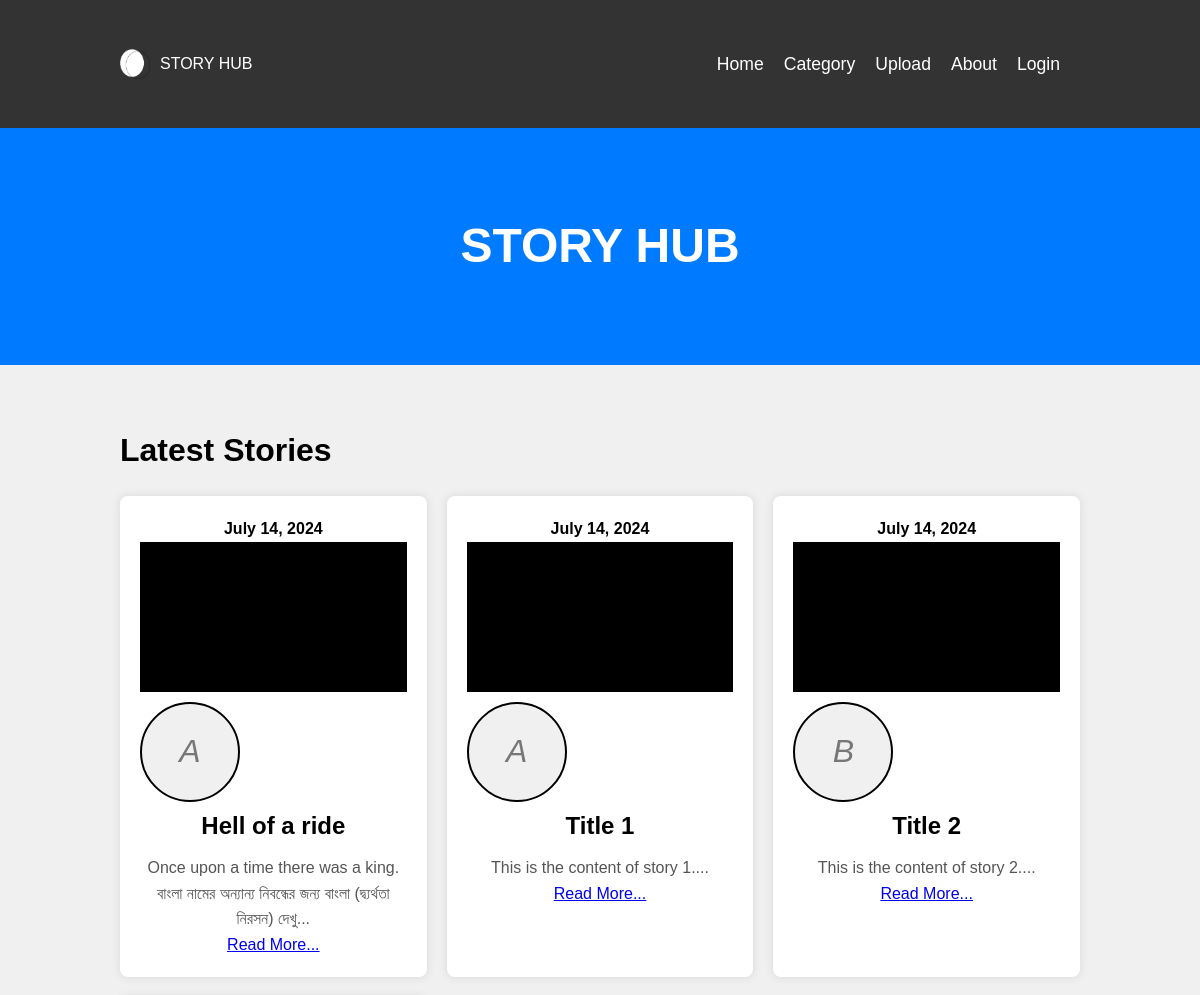
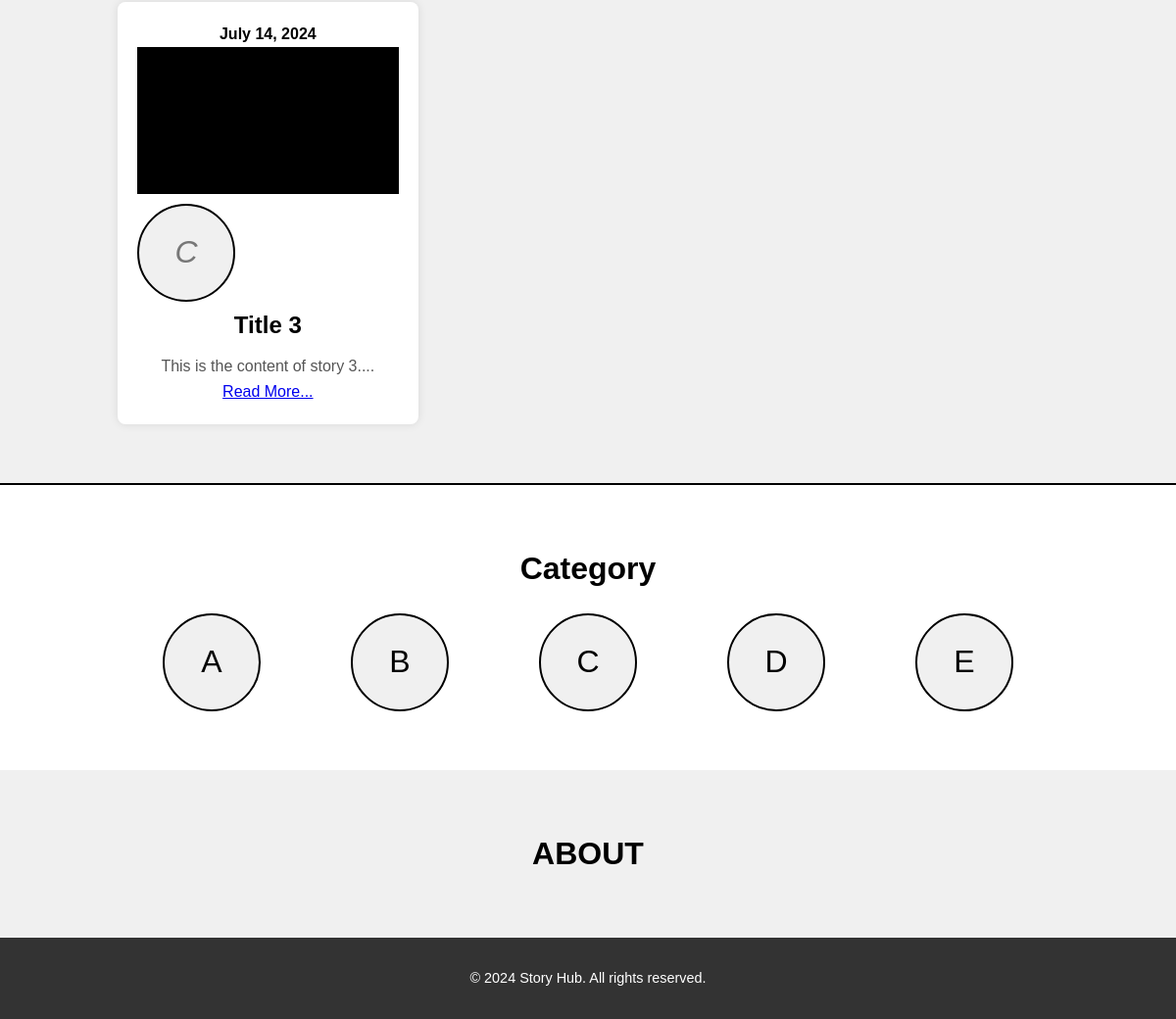
The page / on the database its author committed (2 pictures, top to bottom).
### tables this page shows
CREATE TABLE stories (
            id INTEGER PRIMARY KEY,
            title TEXT,
            category TEXT,
            image TEXT,
            content TEXT,
            date TEXT
        );

### app.py (the view)
@app.route('/')
def index():
    latest_stories = get_latest_stories()
    return render_template('index.html', stories=latest_stories)

### app.py (called while the page is built)
def get_db_connection():
    conn = sqlite3.connect(DATABASE)
    conn.row_factory = sqlite3.Row
    return conn

def get_latest_stories():
    conn = get_db_connection()
    stories = conn.execute('SELECT * FROM stories ORDER BY date DESC LIMIT 4').fetchall()
    conn.close()
    return stories

### templates/index.html (shortened to what this page needs)
<!DOCTYPE html>
<html lang="en">
<head>
    <link rel="stylesheet" href="{{ url_for('static', filename='css/styles.css') }}">
</head>
<body>
    <header>
        <div class="container">
            <div class="logo">
                <img src="{{ url_for('static', filename='photos/logo.png') }}" alt="Story Hub Logo">
                <span>STORY HUB</span>
            </div>
            <nav>
                <ul>
                    <li><a href="{{ url_for('index') }}">Home</a></li>
                    <li><a href="{{ url_for('category') }}">Category</a></li>
                    <li><a href="{{ url_for('upload') }}">Upload</a></li>
                    <li><a href="{{ url_for('about') }}">About</a></li>
                    <li><a href="{{ url_for('login') }}">Login</a></li>
                </ul>
            </nav>
        </div>
    </header>
    <main>
        <section class="hero">
            <div class="container">
                <h1>STORY HUB</h1>
            </div>
        </section>
        <section class="latest-stories">
            <div class="container">
                <h2>Latest Stories</h2>
                <div class="story-list">
                    {% for story in stories %}
                    <div class="story">
                        <h4>{{ story.date }}</h4>
                        <div class="story-image"></div>
                        <p class="category">{{ story.category }}</p>
                        <h3>{{ story.title }}</h3>
                        <p class="excerpt">{{ story.content[:100] }}...</p>
                        <a href="#">Read More...</a>
                    </div>
                    {% endfor %}
                </div>
            </div>
        </section>
        <section class="categories">
            <div class="container">
                <h2>Category</h2>
                <div class="category-list">
                    <div class="category">A</div>
                    <div class="category">B</div>
                    <div class="category">C</div>
                    <div class="category">D</div>
                    <div class="category">E</div>
                </div>
            </div>
        </section>
        <section class="about">
            <div class="container">
                <h2>ABOUT</h2>
            </div>
        </section>
    </main>
    <footer>
        <div class="container">
            <p>&copy; 2024 Story Hub. All rights reserved.</p>
        </div>
    </footer>
</body>
</html>

### static/css/styles.css (style rules this page uses)
* { margin: 0; padding: 0; box-sizing: border-box; }
body { font-family: Arial, sans-serif; line-height: 1.6; background-color: #f0f0f0; }
.container { width: 80%; margin: 0 auto; padding: 20px 0; }
header { background-color: #333; color: #fff; padding: 10px 0; }
header .container { display: flex; justify-content: space-between; align-items: center; }
.logo { display: flex; align-items: center; }
.logo img { width: 30px; height: 30px; margin-right: 10px; }
nav ul { list-style-type: none; display: flex; }
nav ul li { margin-right: 20px; }
nav ul li a { color: #fff; text-decoration: none; font-size: 1.1rem; }
.hero { background-color: #007BFF; color: #fff; padding: 60px 0; text-align: center; }
.hero h1 { font-size: 3rem; }
.latest-stories { padding: 40px 0; }
.latest-stories h2 { font-size: 2rem; margin-bottom: 20px; }
.story-list { display: grid; grid-template-columns: repeat(auto-fit, minmax(250px, 1fr)); grid-gap: 20px; }
.story { background-color: #fff; padding: 20px; border-radius: 8px; box-shadow: 0 0 10px rgba(0, 0, 0, 0.1); text-align: center; }
.story h3 { font-size: 1.5rem; margin-bottom: 10px; }
.story .category { font-style: italic; color: #777; margin-bottom: 5px; }
.story .excerpt { color: #555; }
.story .story-image { width: 100%; height: 150px; background-color: #000; margin-bottom: 10px; }
.categories { background-color: #fff; padding: 40px 0; border-top: 2px solid #000; }
.categories h2 { text-align: center; font-size: 2rem; margin-bottom: 20px; }
.category-list { display: flex; justify-content: space-around; }
.category { background-color: #f0f0f0; border: 2px solid #000; border-radius: 50%; width: 100px; height: 100px; display: flex; justify-content: center; align-items: center; font-size: 2rem; }
.about { padding: 40px 0; }
.about h2 { text-align: center; font-size: 2rem; }
footer { background-color: #333; color: #fff; text-align: center; padding: 10px 0; }
footer p { font-size: 0.9rem; }
body { font-family: Arial, sans-serif; }
h1 { text-align: center; }
ul { max-width: 600px; margin: 20px auto; padding: 0; list-style-type: none; }
li { color: red; text-align: center; }

### rows shown on the page
stories: date "July 14, 2024", category "A", title "Hell of a ride", content "Once upon a time there was a king. বাংলা নামের অন্যান্য নিবন্ধের জন্য বাংলা (দ্ব্যর্থতা নিরসন) দেখু"
stories: date "July 14, 2024", category "A", title "Title 1", content "This is the content of story 1."
stories: date "July 14, 2024", category "B", title "Title 2", content "This is the content of story 2."
stories: date "July 14, 2024", category "C", title "Title 3", content "This is the content of story 3."
